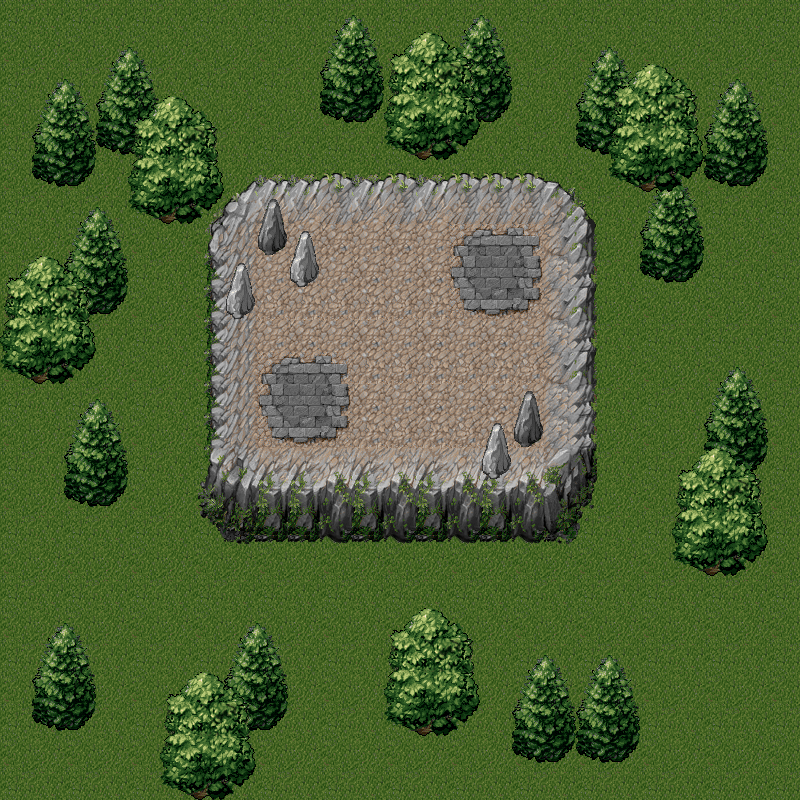

The image is a tile-based game level rendered from a .tmx file. Its description and source (layers, tilesets, objects; grid data summarised) follow:
An orthogonal 25x25 tile map with 32x32 px tiles, 3 tile layers (terrain, montagne, dessus).

<map version="1.0" orientation="orthogonal" renderorder="left-up" width="25" height="25" tilewidth="32" tileheight="32" nextobjectid="1">
 <tileset firstgid="1" name="tileset" tilewidth="32" tileheight="32" tilecount="256" columns="16">
  <image source="tileset.png" width="512" height="512" />
 </tileset>
 <layer name="terrain" width="25" height="25">
  <data>[625 cells, 625 non-empty, 4 distinct tile ids]</data>
 </layer>
 <layer name="montagne" width="25" height="25">
  <data>[625 cells, 268 non-empty, 50 distinct tile ids]</data>
 </layer>
 <layer name="dessus" width="25" height="25">
  <data>[625 cells, 112 non-empty, 25 distinct tile ids]</data>
 </layer>
</map>
